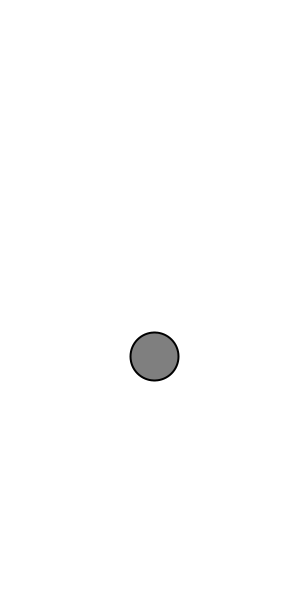
Frame 1 (no input)
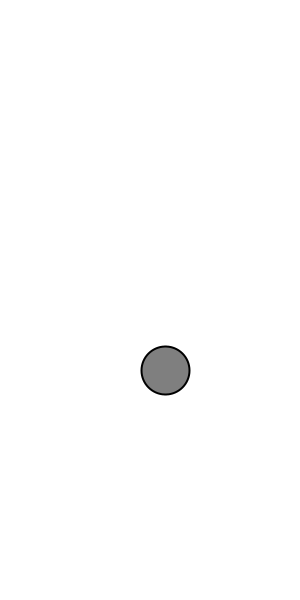
Frame 60 (the mouse pressed at the canvas centre just before this capture)
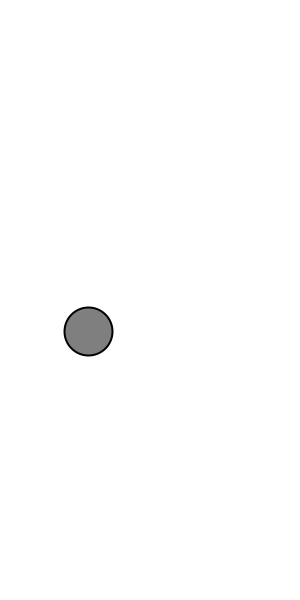
Frame 120 (the mouse held since frame 60 and released just before this capture)

The Processing sketch that drew these frames (run headless with seeded random() and noise(); from frame 60 on, the mouse is pressed at the canvas centre):

// Processing sketch: NoiseWalk
// ── NoiseWalk.pde
Walker w;

void setup(){
  size(300, 600);
  frameRate(30);
  
  w = new Walker();
}

void draw(){
  background(255);
  
  w.walk();
  w.display();
}
// ── Walker.pde
class Walker {
  PVector location;
  PVector noff;
  
  Walker(){
    location = new PVector(width/2, height/2);
    noff = new PVector(random(1000), random(1000)); 
  }
  
  void display() {
    strokeWeight(2);
    fill(127);
    stroke(0);
    ellipse(location.x, location.y, 48, 48);
  }
  
  void walk(){
    location.x = map(noise(noff.x), 0, 1, 0, width);
    location.y = map(noise(noff.y), 0, 1, 0, height);
    
    noff.add(0.01, 0.01, 0);
  }
}
